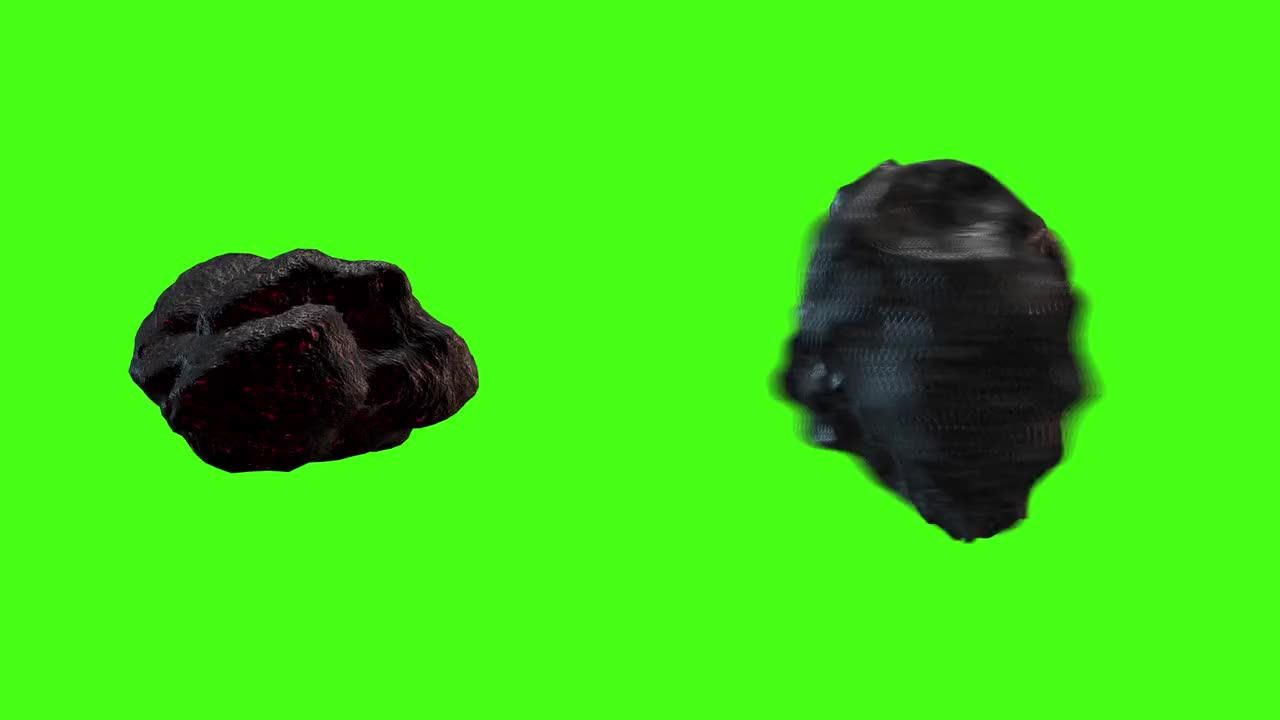
#> input picture src/OpenCV/project1/green-asteriod.jpg, 1280 x 720 px
$ jupyter execute 3-chromakeying.ipynb
#> lines starting #> are read from the running program, lines starting #| are printed output that depends on the picture; after the words box and inside, x2 and y2 are one past the last pixel; in counts of white or black regions, pixels touching at a corner belong together
[cell 1]
import cv2 as cv
import matplotlib.pyplot as plt
import numpy as np

import matplotlib

matplotlib.rcParams['image.cmap'] = 'gray'
matplotlib.rcParams['figure.figsize'] = (20, 20)

[cell 2]
im = cv.imread('green-asteriod.jpg', cv.IMREAD_COLOR)
#> im is the input picture: shape (720, 1280, 3); mean B, G, R 21.5, 219.7, 64.6
imBg = cv.imread('bg.jpg', cv.IMREAD_COLOR)
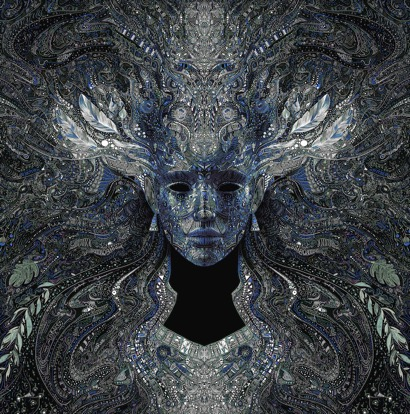
#> input picture src/OpenCV/project1/bg.jpg, 410 x 414 px
#> imBg is the input picture: shape (414, 410, 3); mean B, G, R 70, 66.1, 61.3
imCopy = im.copy()
imBgCopy = cv.resize(imBg, dsize=(im.shape[1], im.shape[0]), interpolation=cv.INTER_LINEAR)
print(im.shape)
#| (720, 1280, 3)
print(imBgCopy.shape)
#| (720, 1280, 3)
plt.subplot(121)
plt.imshow(im)
plt.subplot(122)
plt.imshow(imBgCopy)
#> figure, not shown here; B, G, R data is drawn as R, G, B

[cell 3]
# Create Mask
frameHSV = cv.cvtColor(im, cv.COLOR_BGR2HSV)
#> frameHSV: shape (720, 1280, 3); mean H, S, V 57.8, 211.2, 220.3
B, G, R = cv.split(im)
defringe=0
gMod = np.uint8(np.clip(np.int32(G) + np.ones_like(G, dtype="int32") * defringe, 0, 255))
frameMod = cv.merge((B, gMod, R))

# Step : find color range HSV Channel
frameModHSV = cv.cvtColor(frameMod, cv.COLOR_BGR2HSV)

H, S, V = cv.split(frameHSV)
hMod, sMod, vMod = cv.split(frameModHSV)

# Step : Adjust tolerance level in HSV
hsvColorValue = 54
tolerance = 5
lowerH = np.array(np.clip(hsvColorValue - tolerance, 0, 180))
upperH = np.array(np.clip(hsvColorValue + tolerance, 0, 180))

# Step : Create Mask
mask = cv.inRange(hMod, lowerH, upperH)
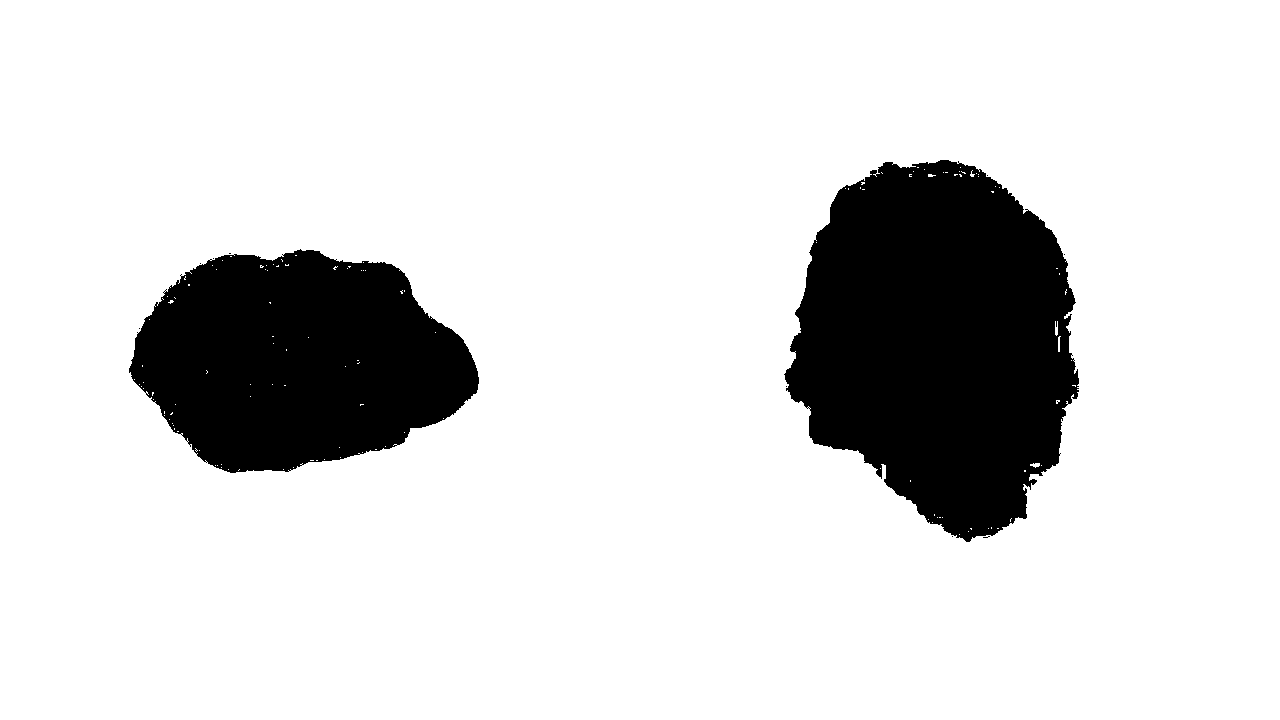
#> mask: shape (720, 1280); 85.1% white; 11 black regions (9 under 20 px), largest, box (x1, y1, x2, y2) and area: (784, 160, 1079, 542) 80539, (129, 249, 479, 473) 56683
mask = 255 - mask

# Step : Adjust Softness level, Gaussian Blur
softness = 10
maskBlur = cv.GaussianBlur(mask, (2 * softness + 1, 2 * softness + 1), 0, 0)
maskBlur = np.uint8(np.round((maskBlur / 255.0) * (mask * 255.0) * 255))

# Step : Apply Mask on Value Channel
v = np.uint8(np.round((V / 255.0) * (maskBlur / 255.0) * 255))
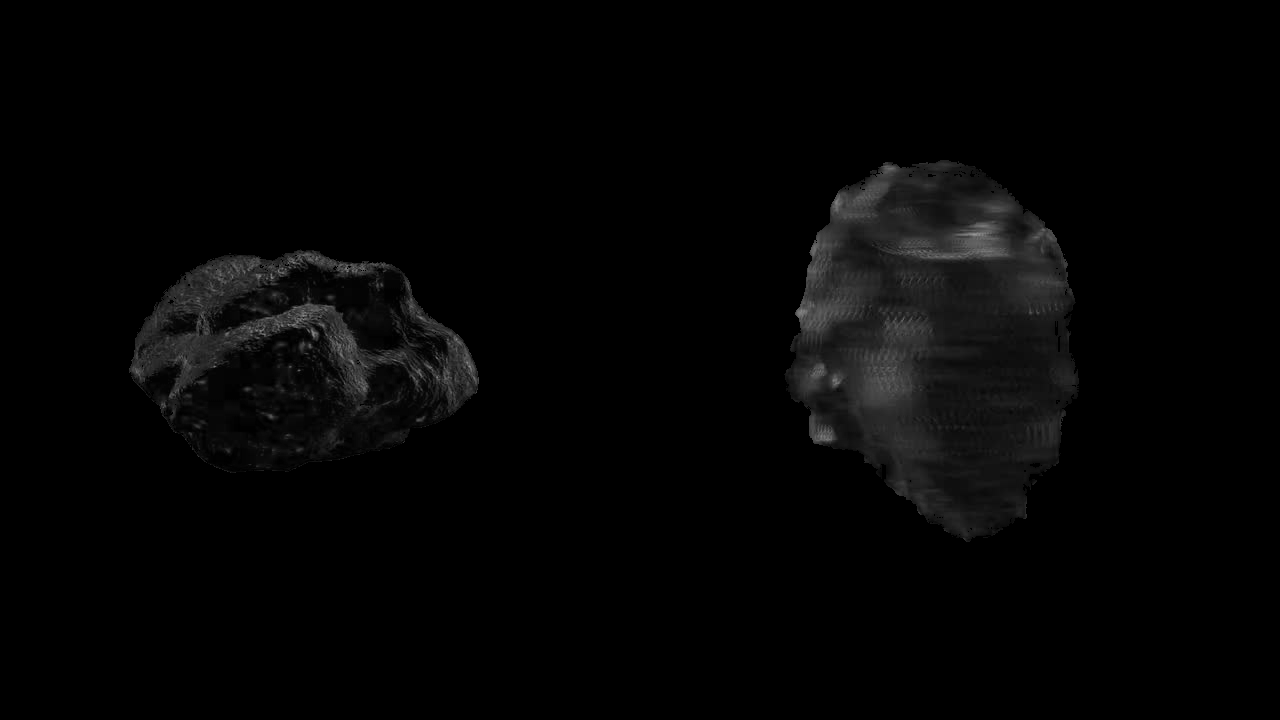
#> v: shape (720, 1280); min 0, max 151, mean 4.6
softFrame = cv.merge((H, S, v))
#> softFrame: shape (720, 1280, 3); mean H, S, V 57.8, 211.2, 4.6
softFrame = cv.cvtColor(softFrame, cv.COLOR_HSV2BGR)

# Step : Crate Mask
maskInv = np.ones_like(imBgCopy)
maskInv[:, :, 0] = 255 - mask
#> maskInv: shape (720, 1280, 3); mean H, S, V 217, 1, 1
maskInv[:, :, 1] = 255 - mask
#> maskInv: shape (720, 1280, 3); mean H, S, V 217, 217, 1
maskInv[:, :, 2] = 255 - mask
#> maskInv: shape (720, 1280, 3); mean H, S, V 217, 217, 217

# Step : Apply Mask on Background
bgFrame = np.uint8(np.round((imBgCopy / 255.0) * (maskInv / 255.0) * 255))

# Step : Combine Frame and Background
bgFrame = cv.add(softFrame, bgFrame)
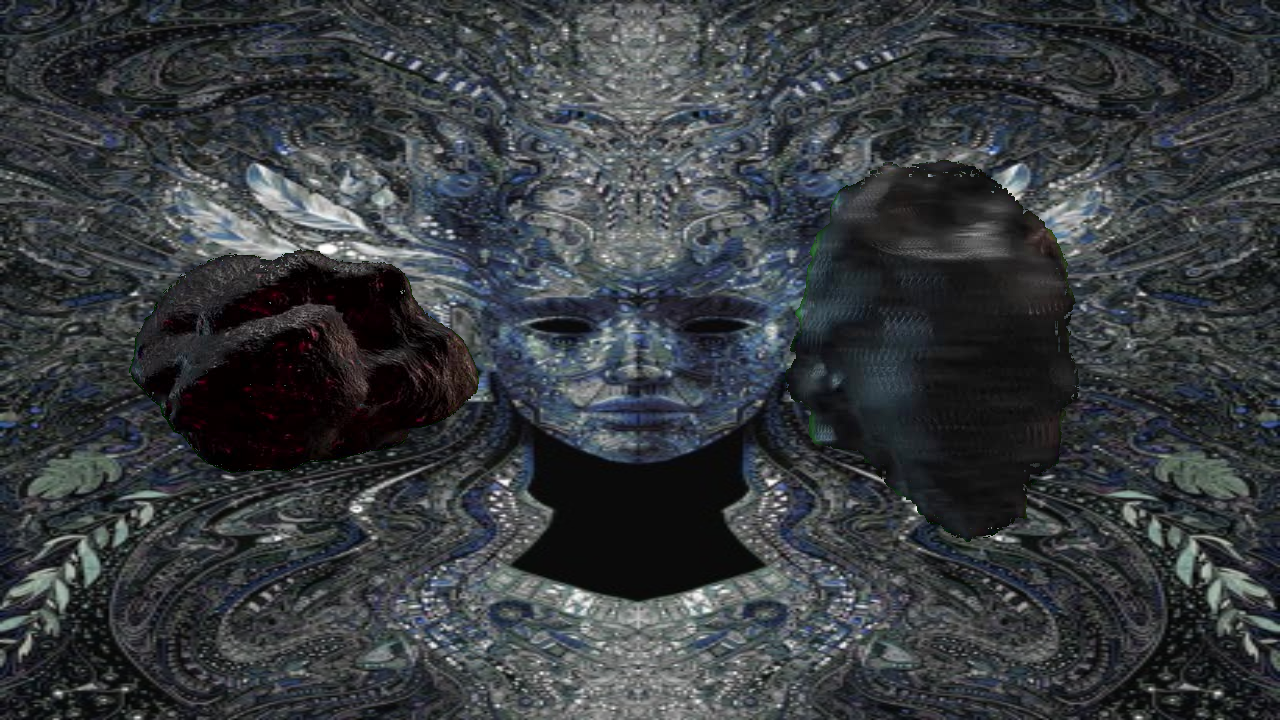
#> bgFrame: shape (720, 1280, 3); mean B, G, R 62.6, 59.3, 55.4

plt.imshow(bgFrame);
plt.show()

[cell 4]
#Capturing Green pixels 100 to 255 in BGR format
greenMask = cv.inRange(imCopy, (0, 100, 0), (100, 255, 100))
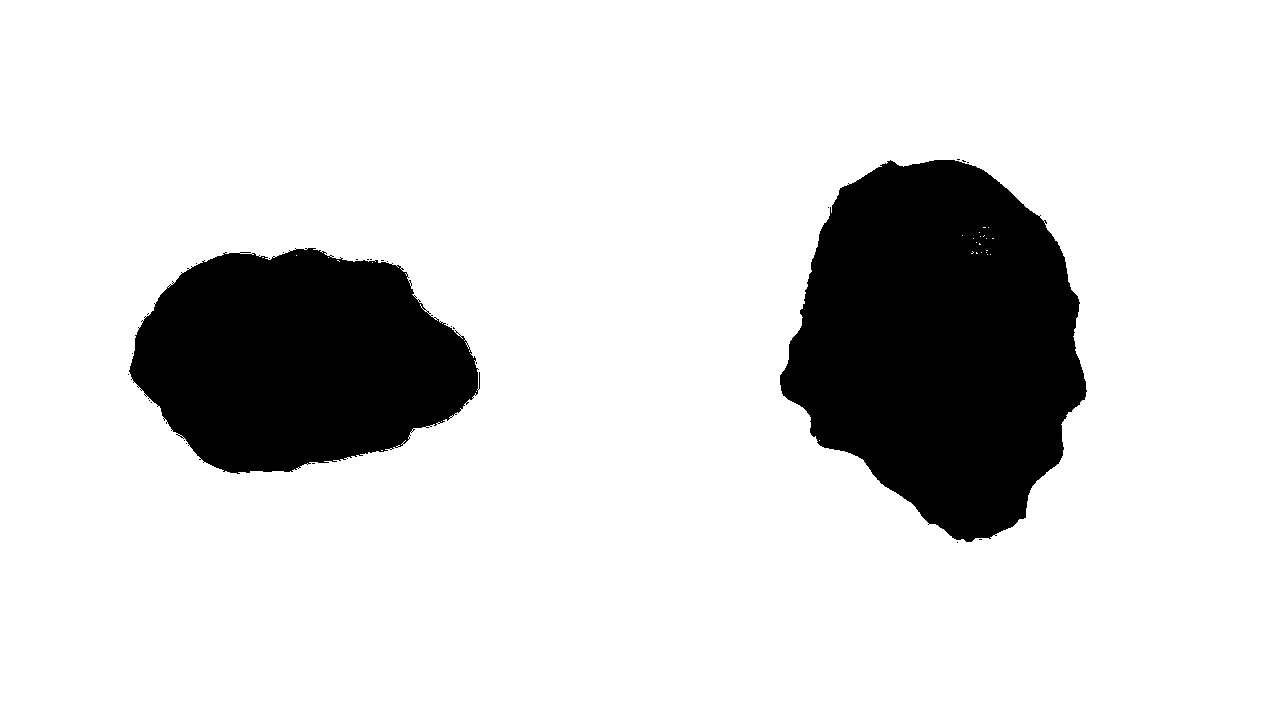
#> greenMask: shape (720, 1280); 84.8% white; 28 black regions (26 under 20 px), largest, box (x1, y1, x2, y2) and area: (780, 160, 1087, 542) 82615, (129, 248, 480, 474) 57812
greenMask = cv.GaussianBlur(greenMask, (5, 5), 0)
# plt.imshow(greenMask)
imCopy[greenMask != 0] = [0, 0, 0]
plt.imshow(imCopy)

[cell 5]
imBgCopy[greenMask == 0] = [0, 0, 0]
plt.imshow(imBgCopy)

[cell 6]
merge = imBgCopy + imCopy
plt.imshow(merge)
